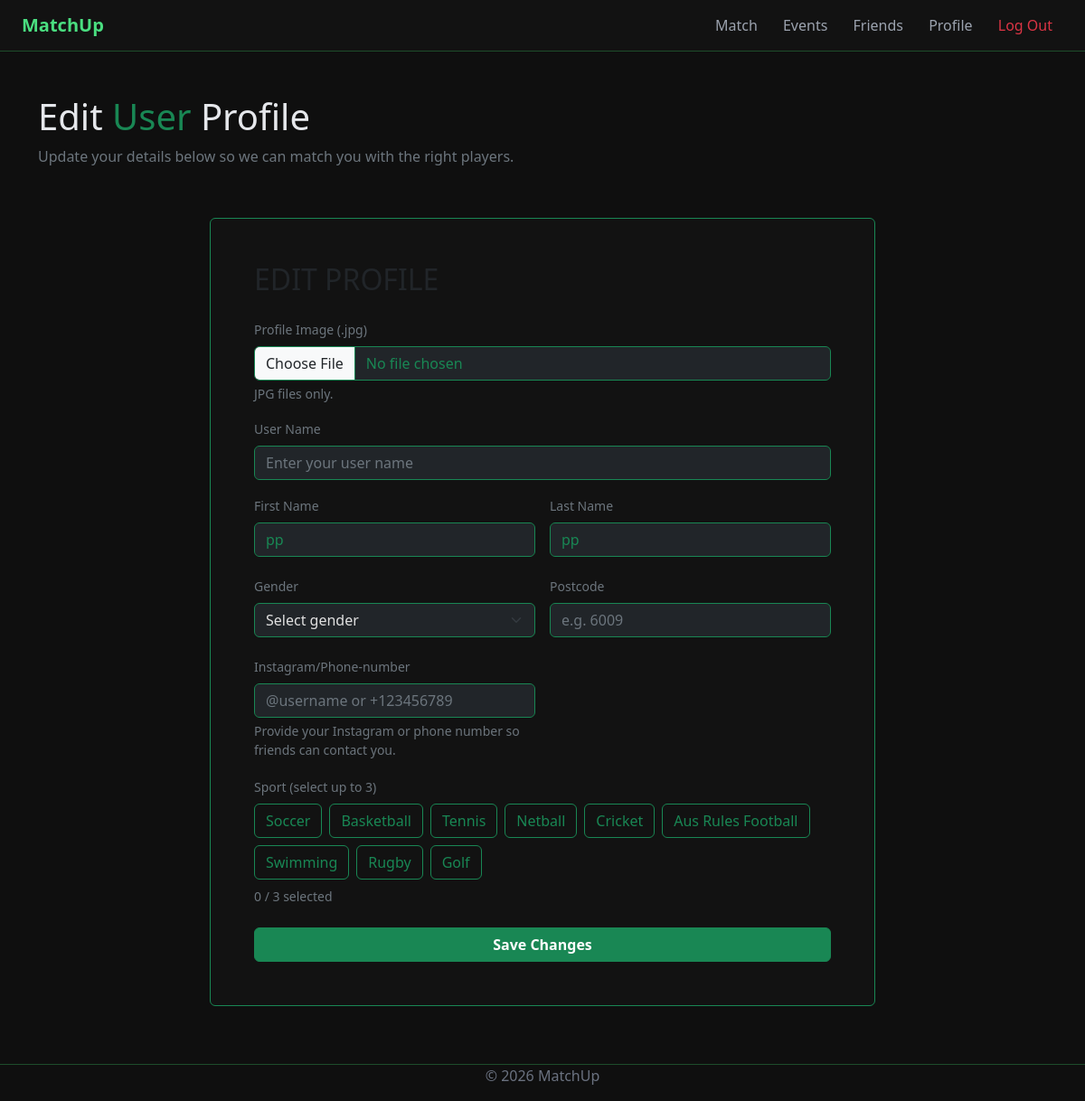
Page /profile (signed in) on the committed database.
### app/models.py (models this page shows, shortened)
class Users(UserMixin, db.Model):
    __tablename__ = 'users'
    user_id       = db.Column(db.Integer, primary_key=True)
    username      = db.Column(db.String(64), unique=True, nullable=True)
    email         = db.Column(db.String(120), unique=True, nullable=False)
    first_name    = db.Column(db.String(64), nullable=False)
    last_name     = db.Column(db.String(64), nullable=False)
    gender        = db.Column(db.String(16))
    postcode      = db.Column(db.Integer)
    profile_image = db.Column(db.String(255))
    instagram     = db.Column(db.String(100))
    sport_1       = db.Column(db.String(64))
    sport_2       = db.Column(db.String(64))
    sport_3       = db.Column(db.String(64))
    password_hash = db.Column(db.String(256), nullable=False)

### app/routes.py (the view, shortened to what this page needs)
@main.route("/profile", methods=["GET", "POST"])
@login_required
def profile():
    user = current_user
    return render_template("user_profile_edit.html", user=user)

### app/__init__.py (called while the page is built)
def create_app():
    app = Flask(__name__)
    app.config.from_object(Config)
    db.init_app(app)
    migrate.init_app(app, db)
    login_manager.init_app(app)
    login_manager.login_view = 'main.homepage'
    from . import models
    @login_manager.user_loader
    def load_user(user_id):
        return models.Users.query.get(int(user_id))
    from .routes import main
    app.register_blueprint(main)
    return app

### app/routes.py (called while the page is built)
@main.before_app_request
def require_login_for_protected_routes():
    if current_user.is_authenticated:
        return None
    if request.endpoint is None:
        return None
    if request.endpoint.startswith("static") or request.endpoint in PUBLIC_ENDPOINTS:
        return None
    return redirect(url_for("main.homepage"))

### app/templates/user_profile_edit.html (shortened to what this page needs)
{% extends "base.html" %}
{% block content %}
<link rel="stylesheet" href="{{ url_for('static', filename='css/homepage.css') }}">
<div class="py-4">
	<h1>Edit <span class="text-success">User</span> Profile</h1>
	<p class="text-secondary">Update your details below so we can match you with the right players.</p>
</div>
<div class="row justify-content-center py-3">
	<div class="col-12 col-lg-8">
		<div class="card border-success p-4 p-md-5" style="background: var(--background-nav);">
			<h2 class="mb-4">EDIT PROFILE</h2>
			<form id="user-profile-form" method="POST" action="{{ url_for('main.profile') }}" enctype="multipart/form-data">
				<div class="mb-3">
					<label class="form-label text-secondary small">Profile Image (.jpg)</label>
					<input class="form-control text-success bg-dark border-success" type="file" name="profile_image" accept=".jpg,.jpeg,image/jpeg">
					<div class="form-text text-secondary">JPG files only.</div>
				</div>
				<label class="form-label text-secondary small">User Name</label>
				<input class="form-control text-success bg-dark border-success mb-3" type="text" name="username" placeholder="Enter your user name" value="{{ user.username or '' }}">
				<div class="row g-3 mb-1">
					<div class="col-12 col-md-6">
						<label class="form-label text-secondary small">First Name</label>
						<input class="form-control text-success bg-dark border-success" type="text" name="first_name" placeholder="Enter your first name" value="{{ user.first_name or '' }}">
					</div>
					<div class="col-12 col-md-6">
						<label class="form-label text-secondary small">Last Name</label>
						<input class="form-control text-success bg-dark border-success" type="text" name="last_name" placeholder="Enter your last name" value="{{ user.last_name or '' }}">
					</div>
				</div>
				<div class="row g-3 mt-1 mb-1">
					<div class="col-12 col-md-6">
						<label class="form-label text-secondary small">Gender</label>
						<select class="form-select bg-dark border-success" name="gender">
							<option disabled {% if not user.gender %}selected{% endif %}>Select gender</option>
						</select>
					</div>
					<div class="col-12 col-md-6">
						<label class="form-label text-secondary small">Postcode</label>
						<input class="form-control text-success bg-dark border-success" type="text" name="postcode" inputmode="numeric" maxlength="4" pattern="[0-9]{4}" title="Postcode must be exactly 4 digits" placeholder="e.g. 6009" value="{{ user.postcode or '' }}">
					</div>
				</div>
			<div class="row g-3 mt-1 mb-1">
				<div class="col-12 col-md-6">
					<label class="form-label text-secondary small">Instagram/Phone-number</label>
					<input class="form-control text-success bg-dark border-success" type="text" name="instagram" placeholder="@username or +123456789" value="{{ user.instagram or '' }}">
					<div class="form-text text-secondary">Provide your Instagram or phone number so friends can contact you.</div>
				</div>
			</div>
				<label class="form-label text-secondary small mt-3">Sport <span class="text-secondary">(select up to 3)</span></label>
				<div id="sport-chips" class="d-flex flex-wrap gap-2 mb-2">
					<button type="button" class="btn btn-outline-success sport-chip" data-sport="Soccer">Soccer</button>
					<button type="button" class="btn btn-outline-success sport-chip" data-sport="Basketball">Basketball</button>
					<button type="button" class="btn btn-outline-success sport-chip" data-sport="Tennis">Tennis</button>
					<button type="button" class="btn btn-outline-success sport-chip" data-sport="Netball">Netball</button>
					<button type="button" class="btn btn-outline-success sport-chip" data-sport="Cricket">Cricket</button>
					<button type="button" class="btn btn-outline-success sport-chip" data-sport="Australian Rules Football">Aus Rules Football</button>
					<button type="button" class="btn btn-outline-success sport-chip" data-sport="Swimming">Swimming</button>
					<button type="button" class="btn btn-outline-success sport-chip" data-sport="Rugby">Rugby</button>
					<button type="button" class="btn btn-outline-success sport-chip" data-sport="Golf">Golf</button>
				</div>
				<div id="sport-count" class="form-text text-secondary mb-4">0 / 3 selected</div>
				<button type="submit" class="btn btn-success w-100 fw-semibold">Save Changes</button>
			</form>
		</div>
	</div>
</div>
{% endblock %}

### app/static/css/style.css (style rules this page uses)
:root { --green-primary: #4ade80; --green-dim: #22c55e; --green-glow: rgba(74, 222, 128, 0.08); --green-border: #1e4d2b; --background-base: #0f0f0f; --background-nav: #121212; --text-main: #e5e7eb; --text-boring: #6b7280; }
body { background-color: var(--background-base); color: var(--text-main); }

### app/static/css/homepage.css (style rules this page uses)
.form-control::placeholder, .form-select::placeholder { color: #6c757d ; opacity: 1; }
.form-control, .form-select { color: #e0e0e0 ; }

### rows in the picture
Users: first_name "pp", last_name "pp", gender "Select gender"
